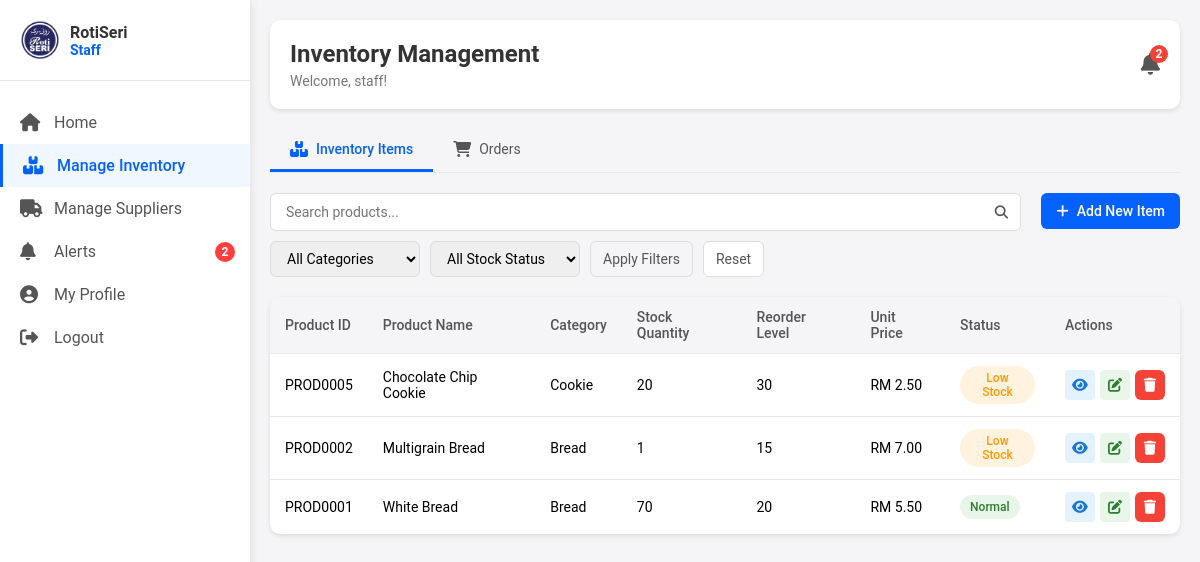
Screenshot of /staff_manageinventory.php (signed in) with the database file from the repository.
### tables this page shows
CREATE TABLE `users` (
  `userID` varchar(50) NOT NULL,
  `username` varchar(100) NOT NULL,
  `fullName` varchar(255) NOT NULL,
  `email` varchar(255) NOT NULL,
  `phoneNumber` varchar(20) NOT NULL,
  `address` text NOT NULL,
  `password` varchar(255) NOT NULL,
  `role` enum('Administrator','Inventory Manager','Bakery Staff') NOT NULL,
  `created_at` timestamp NOT NULL DEFAULT current_timestamp()
);

CREATE TABLE `products` (
  `product_id` varchar(10) NOT NULL,
  `product_name` varchar(100) NOT NULL,
  `description` text DEFAULT NULL,
  `category_id` int(11) DEFAULT NULL,
  `stock_quantity` int(11) NOT NULL DEFAULT 0,
  `reorder_threshold` int(11) NOT NULL DEFAULT 10,
  `unit_price` decimal(10,2) NOT NULL DEFAULT 0.00,
  `last_updated` datetime DEFAULT current_timestamp()
);

CREATE TABLE `product_categories` (
  `category_id` int(11) NOT NULL,
  `category_name` varchar(50) NOT NULL,
  `description` text DEFAULT NULL
);

### staff_manageinventory.php (the view, shortened to what this page needs)
<?php
include 'db_connection.php';
$userID = $_SESSION['userID'];
$sql = "SELECT fullName FROM users WHERE userID = ?";
$stmt = $conn->prepare($sql);
$stmt->bind_param("s", $userID);
$stmt->execute();
$result = $stmt->get_result();
if ($row = $result->fetch_assoc()) {
    $fullName = $row['fullName'];
} else {
    $fullName = "Staff";
}
$searchTerm = isset($_GET['search']) ? $_GET['search'] : '';
$activeTab = isset($_GET['tab']) ? $_GET['tab'] : 'inventory';
$query = "SELECT p.*, c.category_name
          FROM products p
          LEFT JOIN product_categories c ON p.category_id = c.category_id
          WHERE 1=1";
$query .= " ORDER BY p.product_name";
$stmt = $conn->prepare($query);
$stmt->execute();
$result_products = $stmt->get_result();
$lowStockQuery = "SELECT
                     SUM(CASE WHEN stock_quantity <= reorder_threshold AND stock_quantity > 0 THEN 1 ELSE 0 END) as low_stock_count,
                     SUM(CASE WHEN stock_quantity = 0 THEN 1 ELSE 0 END) as out_of_stock_count
                  FROM products";
$stockResult = $conn->query($lowStockQuery);
$stockCounts = $stockResult->fetch_assoc();
$lowStockCount = $stockCounts['low_stock_count'];
$outOfStockCount = $stockCounts['out_of_stock_count'];
?>
<!DOCTYPE html>
<html lang="en">
<head>
    <link rel="stylesheet" href="staff_dashboard.css">
    <link rel="stylesheet" href="staff_manageinventory.css">
    <link rel="stylesheet" href="https://cdnjs.cloudflare.com/ajax/libs/font-awesome/6.5.1/css/all.min.css">
</head>
<body>
    <div class="sidebar">
        <div class="sidebar-header">
            <div class="logo-container">
                <img src="image/icon/logo.png" alt="Roti Seri Logo" class="logo">
                <div class="company-text">
                    <span class="company-name">RotiSeri</span>
                    <span class="company-role">Staff</span>
                </div>
            </div>
        </div>
        <nav class="sidebar-nav">
            <a href="staff_dashboard.php" class="nav-item">
                <i class="fas fa-home"></i>
                <span>Home</span>
            </a>
            <a href="staff_manageinventory.php" class="nav-item active">
                <i class="fas fa-boxes"></i>
                <span>Manage Inventory</span>
            </a>
            <a href="staff_suppliers.php" class="nav-item">
                <i class="fas fa-truck"></i>
                <span>Manage Suppliers</span>
            </a>
            <a href="staff_alerts.php" class="nav-item">
                <i class="fas fa-bell"></i>
                <span>Alerts</span>
                <?php if ($lowStockCount + $outOfStockCount > 0): ?>
                <span class="badge"><?php echo $lowStockCount + $outOfStockCount; ?></span>
                <?php endif; ?>
            </a>
            <a href="profile.php" class="nav-item">
                <i class="fas fa-user-circle"></i>
                <span>My Profile</span>
            </a>
            <a href="logout.php" class="nav-item">
                <i class="fas fa-sign-out-alt"></i>
                <span>Logout</span>
            </a>
        </nav>
    </div>
    <div class="main-content">
        <div class="header">
            <div class="welcome-container">
                <h1>Inventory Management</h1>
                <p>Welcome, <?php echo htmlspecialchars($fullName); ?>!</p>
            </div>
            <?php if ($lowStockCount + $outOfStockCount > 0): ?>
            <div class="notification-bell" onclick="toggleNotifications()">
                <i class="fas fa-bell"></i>
                <span class="notification-count"><?php echo $lowStockCount + $outOfStockCount; ?></span>
            </div>
            <?php endif; ?>
        </div>
        <div class="tabs">
            <button class="tab-btn <?php echo ($activeTab === 'inventory') ? 'active' : ''; ?>"
                    onclick="location.href='staff_manageinventory.php?tab=inventory'">
                <i class="fas fa-boxes"></i> Inventory Items
            </button>
            <button class="tab-btn <?php echo ($activeTab === 'orders') ? 'active' : ''; ?>"
                    onclick="location.href='staff_manageinventory.php?tab=orders'">
                <i class="fas fa-shopping-cart"></i> Orders
            </button>
        </div>
        <?php if ($activeTab === 'inventory'): ?>
            <div class="inventory-actions">
                <div class="search-filters">
                    <form method="GET" action="staff_manageinventory.php">
                        <div class="search-bar">
                            <input type="text" name="search" placeholder="Search products..." value="<?php echo htmlspecialchars($searchTerm); ?>">
                            <button type="submit"><i class="fas fa-search"></i></button>
                        </div>
                        <div class="filters">
                            <select name="category">
                                <option value="">All Categories</option>
                            </select>
                            <select name="stock_status">
                                <option value="">All Stock Status</option>
                            </select>
                            <button type="submit" class="filter-btn">Apply Filters</button>
                            <button type="button" class="filter-btn reset" onclick="window.location='staff_manageinventory.php'">Reset</button>
                        </div>
                    </form>
                </div>
                <button class="add-item-btn" onclick="showAddModal()">
                    <i class="fas fa-plus"></i> Add New Item
                </button>
            </div>
            <div class="inventory-table-container">
                <table class="inventory-table">
                    <thead>
                        <tr>
                            <th>Product ID</th>
                            <th>Product Name</th>
                            <th>Category</th>
                            <th>Stock Quantity</th>
                            <th>Reorder Level</th>
                            <th>Unit Price</th>
                            <th>Status</th>
                            <th>Actions</th>
                        </tr>
                    </thead>
                    <tbody>
                        <?php if ($result_products->num_rows > 0): ?>
                            <?php while ($product = $result_products->fetch_assoc()): ?>
                                <?php
                                $statusClass = 'normal';
                                $statusText = 'Normal';
                                if ($product['stock_quantity'] == 0) {
                                    $statusClass = 'out';
                                    $statusText = 'Out of Stock';
                                } else if ($product['stock_quantity'] <= $product['reorder_threshold']) {
                                    $statusClass = 'low';
                                    $statusText = 'Low Stock';
                                }
                                ?>
                                <tr>
                                    <td><?php echo htmlspecialchars($product['product_id']); ?></td>
                                    <td><?php echo htmlspecialchars($product['product_name']); ?></td>
                                    <td><?php echo htmlspecialchars($product['category_name']); ?></td>
                                    <td><?php echo htmlspecialchars($product['stock_quantity']); ?></td>
                                    <td><?php echo htmlspecialchars($product['reorder_threshold']); ?></td>
                                    <td>RM <?php echo number_format($product['unit_price'], 2); ?></td>
                                    <td><span class="status <?php echo $statusClass; ?>"><?php echo $statusText; ?></span></td>
                                    <td>
                                        <div class="action-buttons">
                                            <button class="action-btn view-btn" title="View Details"
                                                    onclick="viewItemDetails('<?php echo addslashes(json_encode($product)); ?>')">
                                                <i class="fas fa-eye"></i>
                                            </button>
                                            <button class="action-btn edit-btn" title="Edit Item"
                                                    onclick="showEditModal(<?php echo htmlspecialchars(json_encode($product)); ?>)">
                                                <i class="fas fa-edit"></i>
                                            </button>
                                            <button class="action-btn delete-btn" title="Delete Item"
                                                    onclick="confirmDelete('<?php echo $product['product_id']; ?>', '<?php echo addslashes($product['product_name']); ?>')">
                                                <i class="fas fa-trash"></i>
                                            </button>
                                        </div>
                                    </td>
                                </tr>
                            <?php endwhile; ?>
                        <?php else: ?>
                            <tr>
                                <td colspan="8" class="no-data">No products found matching your criteria</td>
                            </tr>
                        <?php endif; ?>
                    </tbody>
                </table>
            </div>
        <?php endif; ?>
    </div>
</body>
</html>

### staff_dashboard.css (style rules this page uses)
* { margin: 0; padding: 0; box-sizing: border-box; font-family: 'Roboto', sans-serif; }
body { background-color: #f5f5f7; display: flex; min-height: 100vh; }
.sidebar { width: 250px; background-color: #ffffff; min-height: 100vh; position: fixed; top: 0; left: 0; box-shadow: 0 0 10px rgba(0, 0, 0, 0.1); display: flex; flex-direction: column; z-index: 1000; }
.sidebar-header { padding: 20px; border-bottom: 1px solid #eaeaea; }
.logo-container { display: flex; align-items: center; gap: 10px; }
.logo { width: 40px; height: 40px; }
.company-text { display: flex; flex-direction: column; }
.company-name { font-weight: 600; font-size: 16px; color: #333; }
.company-role { font-weight: 600; font-size: 14px; color: #0561FC; }
.sidebar-nav { display: flex; flex-direction: column; padding: 20px 0; flex-grow: 1; }
.nav-item { display: flex; align-items: center; padding: 12px 20px; color: #555; text-decoration: none; position: relative; transition: all 0.3s ease; }
.nav-item i { margin-right: 10px; font-size: 18px; width: 24px; }
.nav-item.active { color: #0561FC; background-color: #f0f7ff; font-weight: 500; border-left: 3px solid #0561FC; }
.badge { position: absolute; right: 15px; background-color: #ff3e3e; color: white; font-size: 12px; font-weight: bold; height: 20px; width: 20px; display: flex; align-items: center; justify-content: center; border-radius: 50%; }
.main-content { flex: 1; margin-left: 250px; padding: 20px; overflow-x: hidden; }
.header { background-color: #ffffff; border-radius: 10px; padding: 20px; margin-bottom: 20px; box-shadow: 0 2px 5px rgba(0, 0, 0, 0.1); display: flex; justify-content: space-between; align-items: center; }
.welcome-container h1 { font-size: 24px; color: #333; margin-bottom: 5px; }
.welcome-container p { color: #777; font-size: 14px; }

### rows the page displays
users: fullName "staff"
products: product_id "PROD0005", product_name "Chocolate Chip Cookie", category.category_name "Cookie", stock_quantity "20", reorder_threshold "30", unit_price "2.50", statusText "Low Stock"
products: product_id "PROD0002", product_name "Multigrain Bread", category.category_name "Bread", stock_quantity "1", reorder_threshold "15", unit_price "7.00", statusText "Low Stock"
products: product_id "PROD0001", product_name "White Bread", category.category_name "Bread", stock_quantity "70", reorder_threshold "20", unit_price "5.50", statusText "Normal"

### other values shown
$lowStockCount + $outOfStockCount "2"
